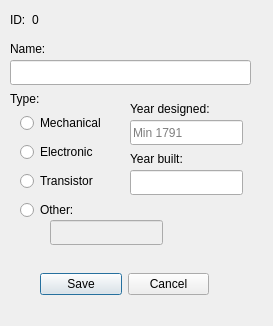
<?xml version="1.0" encoding="UTF-8"?>
<ui version="4.0">
 <class>editCompDialog</class>
 <widget class="QDialog" name="editCompDialog">
  <property name="geometry">
   <rect>
    <x>0</x>
    <y>0</y>
    <width>273</width>
    <height>326</height>
   </rect>
  </property>
  <property name="windowTitle">
   <string>Edit computer</string>
  </property>
  <widget class="QLineEdit" name="lineEditInside">
   <property name="geometry">
    <rect>
     <x>10</x>
     <y>60</y>
     <width>241</width>
     <height>25</height>
    </rect>
   </property>
  </widget>
  <widget class="QLabel" name="label_27">
   <property name="geometry">
    <rect>
     <x>130</x>
     <y>150</y>
     <width>81</width>
     <height>17</height>
    </rect>
   </property>
   <property name="text">
    <string>Year built:</string>
   </property>
  </widget>
  <widget class="QLineEdit" name="lineEditInsideWasBuilt">
   <property name="geometry">
    <rect>
     <x>130</x>
     <y>170</y>
     <width>113</width>
     <height>25</height>
    </rect>
   </property>
  </widget>
  <widget class="QLineEdit" name="lineEditOther">
   <property name="enabled">
    <bool>false</bool>
   </property>
   <property name="geometry">
    <rect>
     <x>50</x>
     <y>220</y>
     <width>113</width>
     <height>25</height>
    </rect>
   </property>
  </widget>
  <widget class="QLabel" name="label_26">
   <property name="geometry">
    <rect>
     <x>10</x>
     <y>40</y>
     <width>59</width>
     <height>17</height>
    </rect>
   </property>
   <property name="text">
    <string>Name:</string>
   </property>
  </widget>
  <widget class="QLineEdit" name="lineEditInsideYearMade">
   <property name="geometry">
    <rect>
     <x>130</x>
     <y>120</y>
     <width>113</width>
     <height>25</height>
    </rect>
   </property>
   <property name="placeholderText">
    <string>Min 1791</string>
   </property>
  </widget>
  <widget class="QLabel" name="label_23">
   <property name="geometry">
    <rect>
     <x>130</x>
     <y>100</y>
     <width>101</width>
     <height>17</height>
    </rect>
   </property>
   <property name="text">
    <string>Year designed:</string>
   </property>
  </widget>
  <widget class="QLabel" name="label">
   <property name="geometry">
    <rect>
     <x>10</x>
     <y>90</y>
     <width>59</width>
     <height>17</height>
    </rect>
   </property>
   <property name="text">
    <string>Type:</string>
   </property>
  </widget>
  <widget class="QWidget" name="layoutWidget">
   <property name="geometry">
    <rect>
     <x>10</x>
     <y>10</y>
     <width>36</width>
     <height>19</height>
    </rect>
   </property>
   <layout class="QHBoxLayout" name="horizontalLayout">
    <item>
     <widget class="QLabel" name="label_25">
      <property name="text">
       <string>ID:</string>
      </property>
     </widget>
    </item>
    <item>
     <widget class="QLabel" name="idLabelComp">
      <property name="text">
       <string>0</string>
      </property>
     </widget>
    </item>
   </layout>
  </widget>
  <widget class="QWidget" name="layoutWidget">
   <property name="geometry">
    <rect>
     <x>20</x>
     <y>110</y>
     <width>96</width>
     <height>115</height>
    </rect>
   </property>
   <layout class="QVBoxLayout" name="verticalLayout">
    <item>
     <widget class="QRadioButton" name="radioButtonMech">
      <property name="text">
       <string>Mechanical</string>
      </property>
     </widget>
    </item>
    <item>
     <widget class="QRadioButton" name="radioButtonElec">
      <property name="text">
       <string>Electronic</string>
      </property>
     </widget>
    </item>
    <item>
     <widget class="QRadioButton" name="radioButtonTrans">
      <property name="text">
       <string>Transistor</string>
      </property>
     </widget>
    </item>
    <item>
     <widget class="QRadioButton" name="radioButtonOth">
      <property name="text">
       <string>Other:</string>
      </property>
     </widget>
    </item>
   </layout>
  </widget>
  <widget class="QWidget" name="layoutWidget">
   <property name="geometry">
    <rect>
     <x>40</x>
     <y>270</y>
     <width>169</width>
     <height>28</height>
    </rect>
   </property>
   <layout class="QHBoxLayout" name="horizontalLayout_2">
    <item>
     <widget class="QPushButton" name="savePushButton">
      <property name="text">
       <string>Save</string>
      </property>
     </widget>
    </item>
    <item>
     <widget class="QPushButton" name="cancelPushButton">
      <property name="text">
       <string>Cancel</string>
      </property>
     </widget>
    </item>
   </layout>
  </widget>
  <widget class="QLabel" name="label_dialogComputerError">
   <property name="geometry">
    <rect>
     <x>90</x>
     <y>30</y>
     <width>161</width>
     <height>17</height>
    </rect>
   </property>
   <property name="text">
    <string/>
   </property>
  </widget>
 </widget>
 <resources/>
 <connections/>
</ui>
